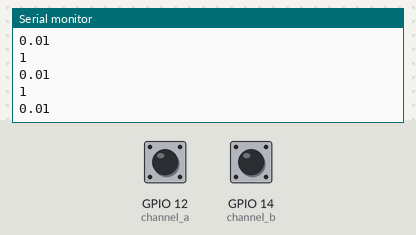
Simulated run of this sketch. Board: ESP32. Parts: the last lines printed to the serial monitor. Inputs (shaded band) come from the test bench; at power-on: GPIO 12 (channel_a) HIGH, GPIO 14 (channel_b) HIGH. Nothing arrives over Bluetooth unless stated.

Above: at 1.2 s.
1.3 s: GPIO 12 (channel_a) pulled LOW for 0.15 s
At 1.51 s:
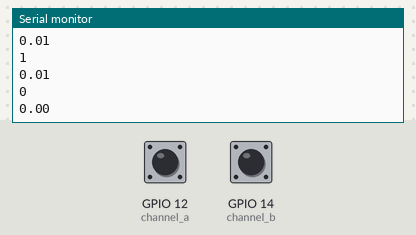
2.9 s: GPIO 12 (channel_a) pulled LOW for 1 s
At 3.91 s:
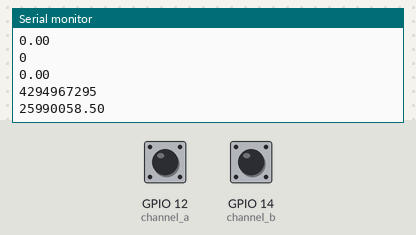
Timing chart, 0 to 5.9 s (numbered marks = the images above; inputs shaded):
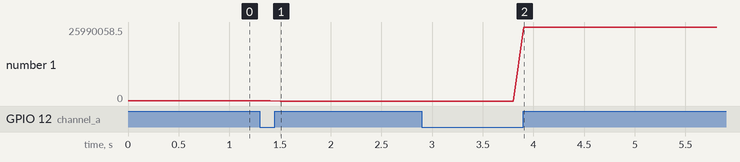

Measured:
- after the input at 1.3 s, the serial monitor: prints a new line after 0.20 s (image 1)
- after the input at 2.9 s, the serial monitor: prints a new line after 1.0 s (image 2)
- plotted number 1: 0.01 → 0 after the input at 1.3 s, 0 → 25990058.5 after the input at 2.9 s

The sketch:

ver3.1.ino
```cpp
/*
 *
 * mide una vuelta 23.6
 * bluetooth
 *
 */


#include "BluetoothSerial.h"
BluetoothSerial ESP_BT;

const int channel_a = 12;
const int channel_b = 14;
volatile unsigned long count_core = 1;
double consig = 23.6;
int constante = 3900;                                           // 600+600*3.25, channelA+channelB*(65/20), 65/20 ruedas
double master = 0;


void IRAM_ATTR int_0()
{
  if(digitalRead(channel_b)==LOW) {
  count_core++;
  }else{
  count_core--;
  }
}


void IRAM_ATTR int_1()
{
  if(digitalRead(channel_a)==LOW) {
  count_core--;
  }else{
  count_core++;
  }
}


void setup()
{
  Serial.begin (115200);
  ESP_BT.begin("COUNT_ESP"); //Name of your Bluetooth interface -> will show up on your phone

  pinMode(channel_a, INPUT_PULLUP);
  pinMode(channel_b, INPUT_PULLUP);

  attachInterrupt(digitalPinToInterrupt(channel_a), int_0, RISING);
  attachInterrupt(digitalPinToInterrupt(channel_b), int_1, RISING);
}


void loop()
{
  master =double ((count_core)*(consig))/(constante);
  Serial.println (count_core);
  Serial.println (master);

  ESP_BT.print(count_core);

  delay(100);
}
```

FULL.ino
```cpp
/*
#include <Wire.h>
#include <SoftwareSerial.h>                                       // libreria que permite establecer pines digitales

#include <Adafruit_GFX.h>
#include <Adafruit_SSD1306.h>

#define SCREEN_WIDTH 128                                        // OLED display width, in pixels
#define SCREEN_HEIGHT 64                                        // OLED display height, in pixels
#define OLED_RESET -1                                           // Reset pin # (or -1 if sharing reset pin)

Adafruit_SSD1306 display(SCREEN_WIDTH, SCREEN_HEIGHT, &Wire, OLED_RESET);

SoftwareSerial BT_COUNT(10, 11);                                // pin 10 como RX, pin 11 como TX


const int channel_a = 2;
const int channel_b = 3;

int constante = 3900;                                           // 600+600*3.25, channelA+channelB*(65/20), 65/20 ruedas
int k1;
int k2;
int pulsos = 0;
int focus = 0;

volatile unsigned long count_core = 1;                        //This variable will increase or decrease depending on the rotation of encoder
unsigned long count_temp = 1;                                 //This variable will increase or decrease depending on the rotation of encoder
int time_1=0;

double master = 0;

float Dato1 = 0;
float Dato2 = 0;

char val;

String palabra;
String linea_1;
String linea_2;


void setup()
{
  Serial.begin (9600);
  BT_COUNT.begin(9600);                                       // comunicacion serie entre Arduino y el modulo a 9600 bps


  if (!display.begin(SSD1306_SWITCHCAPVCC, 0x3C))
  {
    Serial.println(F("SSD1306 allocation failed"));
    for (;;)
      ;                                                       // Don't proceed, loop forever
  }

  display.display();
  delay(2);
  display.clearDisplay();

  display.clearDisplay();
  display.setTextColor(WHITE);
  display.setTextSize(3);
  display.setCursor(5, 5);
  display.print("DARCC");
  display.setCursor(30, 35);
  display.print("RFEA");
  display.display();
  delay(1000);


  pinMode(channel_a, INPUT_PULLUP);
  pinMode(channel_b, INPUT_PULLUP);

  attachInterrupt(digitalPinToInterrupt(channel_a), int_0, RISING);
  attachInterrupt(digitalPinToInterrupt(channel_b), int_1, RISING);
  attachInterrupt(digitalPinToInterrupt(pulsador12), pulsado, RISING);


  focus=0;
  time_1=millis()+10000;
  }


void loop()
  {

  if (focus==0)
      {
       display.clearDisplay();
       display.setTextColor(WHITE);
       display.setTextSize(2);
       display.setCursor(5, 5);
       display.print("CONFIG");
       display.setCursor(5, 35);
       display.print(time_1 - millis());
       display.display();

       if(BT_COUNT.available())
          {
            val = BT_COUNT.read();
            palabra = palabra + val;

            if (val == '$')
                {
                k1 = palabra.indexOf(',');
                linea_1 = palabra.substring(0, k1);
                k2 = palabra.indexOf(',', k1+1);
                linea_2 = palabra.substring(k1+1, k2);
                palabra = "";
/*
            lcd.clear();
            lcd.setCursor(0,0);
            lcd.print(linea_1);
            lcd.setCursor(10,0);
            lcd.print(linea_2);

            Serial.print("linea_1  ------> ");
            Serial.println(linea_1);
            Serial.print("linea_2  ------> ");
            Serial.println(linea_2);

                Dato1 = linea_2.toFloat();
                Dato2 = linea_1.toFloat();
                }
        }
      if (time_1 - millis() <= 0)
         {
          focus=1;
         }
    }

if (focus==1)
 {
    if( count_core != count_temp )
      {
      master = double (count_core)/(pulsos);              // calculo como si count_core no es long sino double.
      count_temp = count_core;
      }
      Serial.print (count_core);
      Serial.print ("------");
      Serial.print (master);
      Serial.print ("------");
      Serial.print (pulsos);
      Serial.print ("------");
      Serial.print (Dato1);
      Serial.print ("------");
      Serial.print (Dato2);
      Serial.println ("-------------------------");

      display.clearDisplay();
      display.setTextSize(2);
      display.setCursor(0, 0);
      display.print("CORE");
      display.print(count_core);
      display.setTextSize(2);
      display.setCursor(0, 25);
      display.print("MASTER");
      display.print(master);
      display.display();

/////////////////////////////////////////////////////////////////////////////////////////////////////////////////////////////////
///////////////////  envio y recepcion bluetooth app     ////////////////////////////////////////////////////////////////////////

      BT_COUNT.print(count_core);
      BT_COUNT.print("|");
      BT_COUNT.print(master);
      BT_COUNT.print("|");
      BT_COUNT.print(Dato1);
      BT_COUNT.print("|");
      BT_COUNT.print(Dato2);
      BT_COUNT.print("|");
      BT_COUNT.print(pulsos);
      BT_COUNT.print("\n");                         // Fin de línea. Importante.master appinventor


      pulsos=constante/Dato1;
      delay(100);
    }
  }


  void IRAM_ATTR int_0()
  {
  if(digitalRead(channel_b)==LOW) {
  count_core++;
  }else{
  count_core--;
  }
  }


  void IRAM_ATTR int_1()
  {
  if(digitalRead(channel_a)==LOW) {
  count_core--;
  }else{
  count_core++;
  }
  }

  */
```

INT.ino
```cpp
/*
 *
 *
#define Tiempo 5000 // En milisegundos.
const int LED2 = 2;
const int pulsador12 = 12;

unsigned long now = millis();
unsigned long tic = 0;
boolean comienzo = false;

// Función cuando se produce la interrupción.
void IRAM_ATTR pulsado() {
  digitalWrite(LED2, HIGH);
  comienzo = true;
  tic = millis();
}

void setup() {
  Serial.begin(115200);
  pinMode(pulsador12, INPUT_PULLUP);
  attachInterrupt(digitalPinToInterrupt(pulsador12), pulsado, RISING);

  pinMode(LED2, OUTPUT);
  digitalWrite(LED2, LOW);
}

void loop() {
  now = millis();
  if(comienzo && (now - tic > (Tiempo))) {
    digitalWrite(LED2, LOW);
    comienzo = false;
  }
}
 *
 *
 *
 */
```
